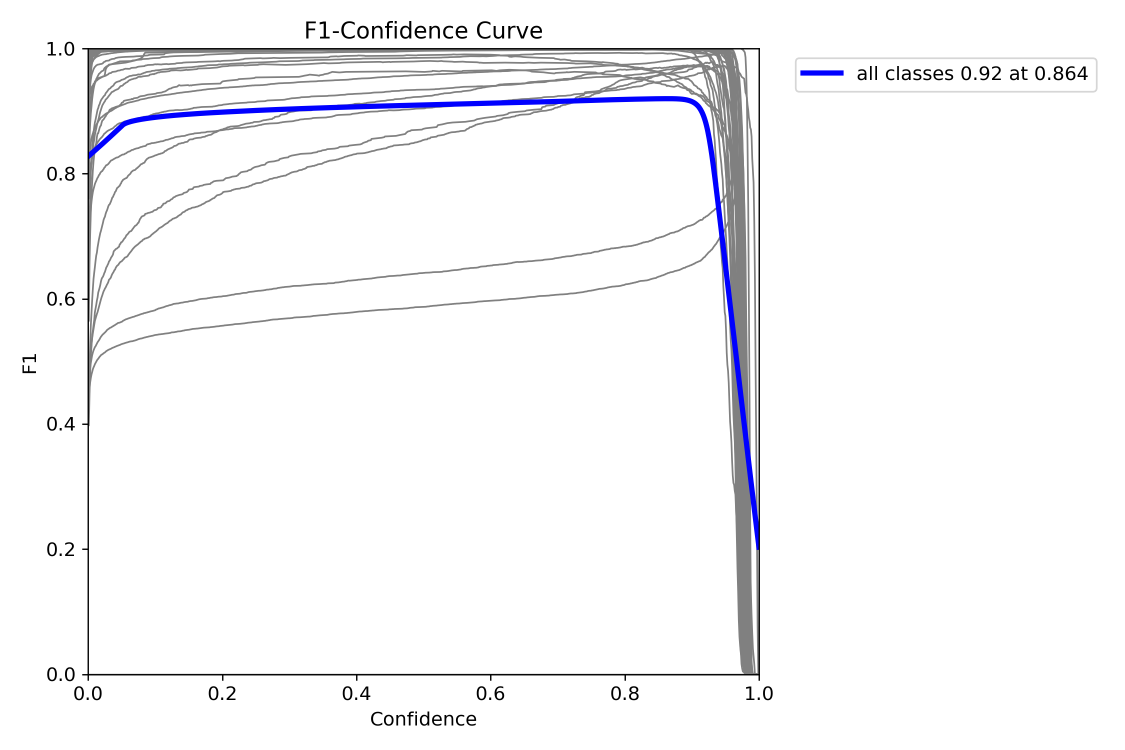
#> input picture ml/models/plantvillage/agroguard_20260131_135555/train/BoxF1_curve.png, 2250 x 1500 px (shown at 1/2 size); its folder holds only this picture in this run
$ python 07_sanitize_data.py
#> lines starting #> are read from the running program, lines starting #| are printed output that depends on the picture
import os
from pathlib import Path
from PIL import Image
import sys

print("======================================================================")
print("🧼 SANITIZING ALL PROCESSED IMAGES (TRAIN, VAL, TEST) - v2")
print("This will force all images to be 224x224 RGB.")
print("This will take a long time, but is a one-time fix.")
print("======================================================================")

processed_path = Path("../data/processed")
target_size = (224, 224)

# --- THIS IS THE FIX ---
# Added the '*' wildcard to find all files ending with these extensions
image_extensions = ["*.jpg", "*.JPG", "*.jpeg", "*.JPEG", "*.png", "*.PNG"]
# --- END OF FIX ---

corrupt_files = []
total_files = 0

for split in ["train", "val", "test"]:
    split_path = processed_path / split
    if not split_path.exists():
        print(f"Warning: {split} folder not found. Skipping.")
        continue

    print(f"\nProcessing {split} folder...")

    image_paths = []
    # This loop will now find all the images
    for ext in image_extensions:
        for image_path in split_path.rglob(ext):
            image_paths.append(image_path)

    total_in_split = len(image_paths)
    print(f"Found {total_in_split:,} images in {split}...")

    for i, image_path in enumerate(image_paths):
        if (i+1) % 1000 == 0:
            print(f"   ...processing {i+1} / {total_in_split}")

        try:
            # Check for 0-byte files
            if os.path.getsize(image_path) == 0:
                print(f"   [DELETING] 0-byte file: {image_path}")
                corrupt_files.append(image_path)
                os.remove(image_path)
                continue

            with Image.open(image_path) as img:
                # 1. Convert to RGB (handles grayscale, 1-channel images)
#> img is the input picture: PIL image 2250x1500 RGBA; mean R, G, B, A 246.6, 246.6, 248.3, 255
                if img.mode != 'RGB':
                    img = img.convert('RGB')
#> img: PIL image 2250x1500 RGB

                # 2. Resize to 224x224 (handles all different shapes)
                if img.size != target_size:
                    img = img.resize(target_size, Image.LANCZOS)
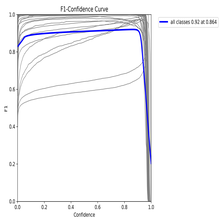
#> img: PIL image 224x224 RGB; mean R, G, B 246.2, 246.2, 247.9

                # 3. Save the image over itself
                img.save(image_path, "JPEG") # Save as JPEG for consistency

        except Exception as e:
            print(f"   [DELETING] Corrupt file: {image_path}")
            print(f"   Error: {e}")
            corrupt_files.append(image_path)
            if os.path.exists(image_path):
                os.remove(image_path)

print("\n" + "="*70)
print("✅ SANITIZATION COMPLETE.")
if corrupt_files:
    print(f"Removed {len(corrupt_files)} corrupt files.")
else:
    print("No corrupt files found.")
print("Your dataset is now clean and ready for evaluation.")
print("="*70)
